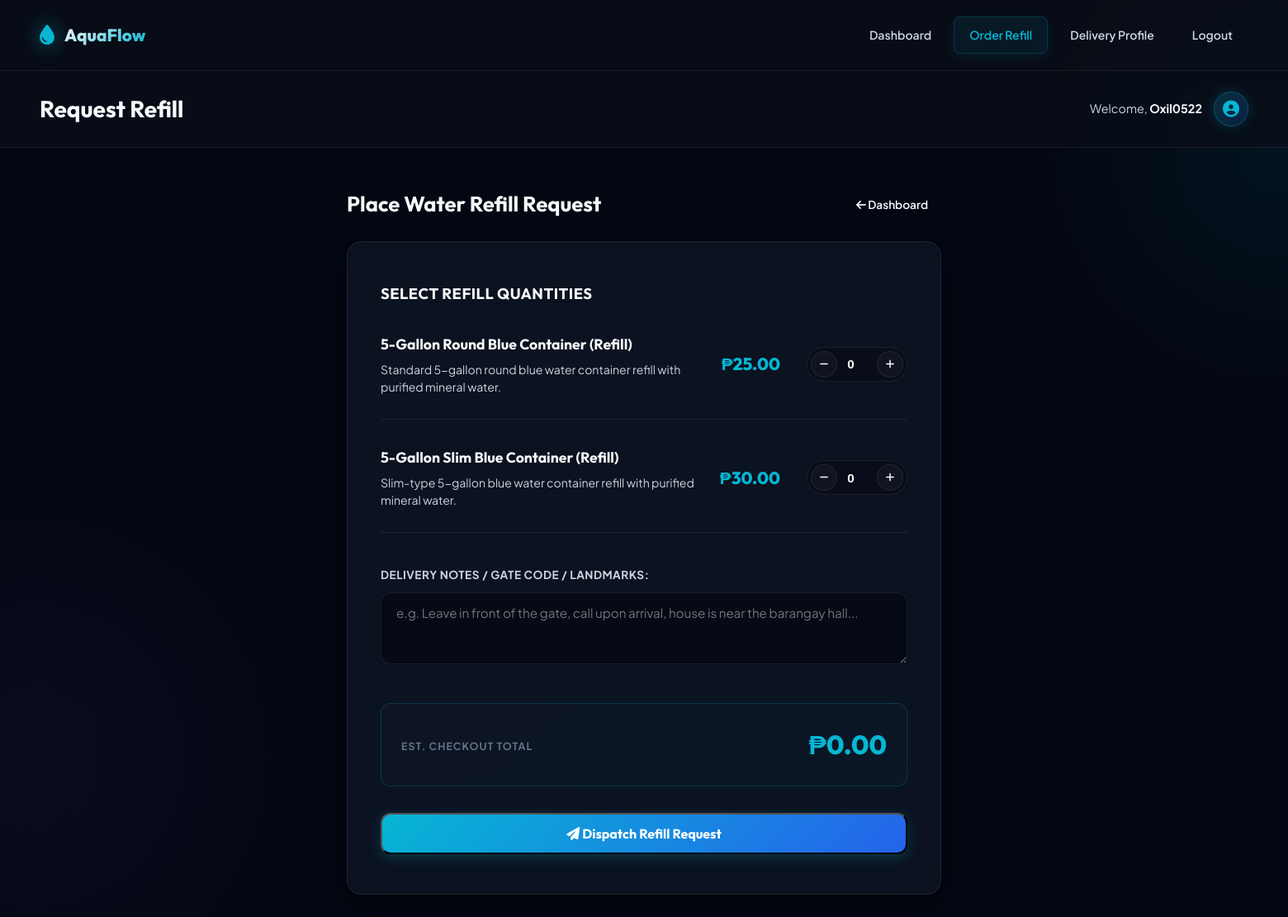
Screenshot of /customer/order (signed in) with the database file from the repository.
### app/models/user.py (models this page shows, shortened)
class User(UserMixin, db.Model):
    __tablename__ = 'users'
    id = db.Column(db.Integer, primary_key=True)
    username = db.Column(db.String(80), unique=True, nullable=False, index=True)
    email = db.Column(db.String(120), unique=True, nullable=False, index=True)
    password_hash = db.Column(db.String(255), nullable=False)
    role = db.Column(db.String(20), nullable=False, default='customer')  # 'admin' or 'customer'
    is_active_user = db.Column(db.Boolean, default=True)
    created_at = db.Column(db.DateTime, default=lambda: datetime.now(timezone.utc))
    customer_profile = db.relationship('Customer', backref='user', uselist=False, lazy=True)
    @property
    def is_admin(self):
        return self.role == 'admin'

### app/models/product.py (models this page shows, shortened)
class Product(db.Model):
    __tablename__ = 'products'
    id = db.Column(db.Integer, primary_key=True)
    name = db.Column(db.String(100), nullable=False)
    description = db.Column(db.Text, nullable=True)
    price = db.Column(db.Float, nullable=False)
    stock_quantity = db.Column(db.Integer, default=0)
    unit = db.Column(db.String(30), default='gallon')  # gallon, liter, bottle
    is_available = db.Column(db.Boolean, default=True)
    created_at = db.Column(db.DateTime, default=lambda: datetime.now(timezone.utc))
    order_items = db.relationship('OrderItem', backref='product', lazy=True)

### app/routes/customer.py (the view, shortened to what this page needs)
@customer_bp.route('/order', methods=['GET', 'POST'])
@login_required
def place_order():
    customer = current_user.customer_profile
    if not customer:
        flash('Customer profile not found.', 'error')
        return redirect(url_for('auth.logout'))
    products = Product.query.filter_by(is_available=True).all()
    return render_template('customer/order.html', products=products, customer=customer)

### app/models/user.py (called while the page is built)
@login_manager.user_loader
def load_user(user_id):
    return db.session.get(User, int(user_id))

### app/templates/customer/order.html (shortened to what this page needs)
{% extends 'base.html' %}
{% block page_title %}Request Refill{% endblock %}
{% block content %}
<div style="max-width: 720px; margin: 0 auto;">
    <div class="section-header">
        <h2 style="font-family:'Outfit', sans-serif; font-size:1.6rem; font-weight:700;">Place Water Refill Request</h2>
        <a href="{{ url_for('customer.dashboard') }}" class="btn btn-secondary" style="padding: 8px 16px; font-size: 0.85rem; font-weight:600;">
            <i class="fas fa-arrow-left"></i> Dashboard
        </a>
    </div>
    <div class="order-card">
        <form action="{{ url_for('customer.place_order') }}" method="POST" id="order-form">
            <h3 style="font-family:'Outfit', sans-serif; font-size: 1.15rem; font-weight:700; margin-bottom: 2rem; color: var(--text-primary); text-transform:uppercase; letter-spacing:0.5px;">Select Refill Quantities</h3>
            <div style="display:flex; flex-direction:column; gap: 2rem; margin-bottom: 2.5rem;">
                {% for product in products %}
                <div style="display:flex; justify-content:space-between; align-items:center; padding-bottom: 1.75rem; border-bottom: 1px solid var(--border-color);">
                    <div style="flex:1; padding-right:1.5rem;">
                        <h4 style="font-family:'Outfit', sans-serif; font-size: 1.1rem; color: var(--text-primary); margin-bottom: 6px; font-weight:700;">{{ product.name }}</h4>
                        <p style="font-size: 0.88rem; color: var(--text-secondary); line-height: 1.5;">{{ product.description }}</p>
                    </div>
                    <div style="display:flex; align-items:center; gap: 2rem; flex-shrink:0;">
                        <span style="font-family:'Outfit', sans-serif; font-size: 1.3rem; font-weight: 800; color: var(--accent-blue);">&#8369;{{ "%.2f"|format(product.price) }}</span>
                        <div style="display:flex; align-items:center; background: rgba(0, 0, 0, 0.2); border: 1px solid var(--border-color); border-radius: 30px; padding: 4px;">
                            <button type="button" class="qty-btn" onclick="adjustQty({{ product.id }}, -1)"><i class="fas fa-minus" style="font-size:0.75rem"></i></button>
                            <input type="number" name="qty_{{ product.id }}" id="qty-input-{{ product.id }}" value="0" min="0" max="99" style="width: 48px; text-align:center; background:none; color: var(--text-primary); border: none; font-size:0.95rem; font-weight:700; -moz-appearance: textfield; outline:none;" readonly>
                            <button type="button" class="qty-btn" onclick="adjustQty({{ product.id }}, 1)"><i class="fas fa-plus" style="font-size:0.75rem"></i></button>
                        </div>
                    </div>
                </div>
                {% endfor %}
            </div>
            <div style="margin-bottom: 2.5rem;">
                <label for="notes" style="display:block; font-size: 0.85rem; color: var(--text-secondary); font-weight:700; text-transform:uppercase; letter-spacing:0.5px; margin-bottom: 10px;">Delivery Notes / Gate Code / Landmarks:</label>
                <textarea name="notes" id="notes" rows="3" placeholder="e.g. Leave in front of the gate, call upon arrival, house is near the barangay hall..." style="width:100%; min-height:85px;"></textarea>
            </div>
            <div class="total-box">
                <div>
                    <span style="font-size:0.78rem; color:var(--text-muted); text-transform:uppercase; letter-spacing:1px; font-weight:700;">Est. Checkout Total</span>
                </div>
                <div>
                    <span id="order-total" style="font-family:'Outfit', sans-serif; font-size: 2rem; font-weight: 800; color: var(--accent-blue);">&#8369;0.00</span>
                </div>
            </div>
            <button type="submit" class="btn btn-submit-refill" {% if not customer.address or not customer.phone %}disabled style="opacity: 0.4; cursor: not-allowed; box-shadow:none;"{% endif %}>
                <i class="fas fa-paper-plane"></i> Dispatch Refill Request
            </button>
        </form>
    </div>
</div>
{% endblock %}

### app/templates/base.html (shortened to what this page needs)
<!DOCTYPE html>
<html lang="en">
<head>
    <link rel="stylesheet" href="https://cdnjs.cloudflare.com/ajax/libs/font-awesome/6.5.1/css/all.min.css">
    <link rel="stylesheet" href="{{ url_for('static', filename='css/style.css') }}">
</head>
<body class="{% if current_user.is_authenticated and current_user.is_admin %}has-sidebar{% endif %}">
    {% if current_user.is_authenticated and current_user.is_admin %}
    <aside class="sidebar" id="sidebar">
        <div class="sidebar-header">
            <div class="brand">
                <i class="fas fa-tint"></i>
                <span>AquaFlow</span>
            </div>
        </div>
        <nav class="sidebar-nav">
            <a href="{{ url_for('admin.dashboard') }}" class="nav-item {% if request.endpoint == 'admin.dashboard' %}active{% endif %}">
                <i class="fas fa-th-large"></i>
                <span>Dashboard</span>
            </a>
            <a href="#" class="nav-item">
                <i class="fas fa-shopping-cart"></i>
                <span>Orders</span>
            </a>
            <a href="#" class="nav-item">
                <i class="fas fa-users"></i>
                <span>Customers</span>
            </a>
            <a href="#" class="nav-item">
                <i class="fas fa-truck"></i>
                <span>Deliveries</span>
            </a>
            <a href="#" class="nav-item">
                <i class="fas fa-chart-line"></i>
                <span>Revenue</span>
            </a>
        </nav>
        <div class="sidebar-footer">
            <a href="{{ url_for('auth.logout') }}" class="nav-item logout">
                <i class="fas fa-sign-out-alt"></i>
                <span>Logout</span>
            </a>
        </div>
    </aside>
    {% elif current_user.is_authenticated %}
    <nav class="top-navbar">
        <div class="brand">
            <i class="fas fa-tint"></i>
            <span>AquaFlow</span>
        </div>
        <div class="nav-links">
            <a href="{{ url_for('customer.dashboard') }}" class="nav-item {% if request.endpoint == 'customer.dashboard' %}active{% endif %}">Dashboard</a>
            <a href="{{ url_for('customer.place_order') }}" class="nav-item {% if request.endpoint == 'customer.place_order' %}active{% endif %}">Order Refill</a>
            <a href="{{ url_for('customer.profile') }}" class="nav-item {% if request.endpoint == 'customer.profile' %}active{% endif %}">Delivery Profile</a>
            <a href="{{ url_for('auth.logout') }}" class="nav-item logout">Logout</a>
        </div>
    </nav>
    {% endif %}
    <main class="main-content">
        {% if current_user.is_authenticated %}
        <div class="topbar">
            <h1 class="page-title">{% block page_title %}Dashboard{% endblock %}</h1>
            <div class="user-info">
                <span class="greeting">Welcome, <strong>{{ current_user.username }}</strong></span>
                <div class="avatar">
                    <i class="fas fa-user-circle"></i>
                </div>
            </div>
        </div>
        {% endif %}
        <div class="content">
            {% block content %}{% endblock %}
        </div>
    </main>
</body>
</html>

### app/templates/customer/order.html (style rules this page uses)
.order-card { background: var(--bg-card); backdrop-filter: blur(16px); -webkit-backdrop-filter: blur(16px); border: 1px solid var(--border-color); border-radius: var(--radius-lg); padding: 3rem 2.5rem; box-shadow: var(--shadow-lg); position: relative; }
.qty-btn { width: 32px; height: 32px; border-radius: 50%; background: rgba(255, 255, 255, 0.03); color: var(--text-primary); border: 1px solid var(--border-color); font-size: 1.1rem; font-weight: 700; cursor: pointer; display: flex; align-items: center; justify-content: center; transition: var(--transition); }
.total-box { background: linear-gradient(135deg, rgba(255,255,255,0.01) 0%, rgba(6, 182, 212, 0.03) 100%); border: 1px solid rgba(6, 182, 212, 0.2); box-shadow: 0 0 20px rgba(6, 182, 212, 0.05); border-radius: var(--radius-md); padding: 1.5rem; display: flex; justify-content: space-between; align-items: center; margin-bottom: 2rem; transition: var(--transition); }
.btn-submit-refill { background: linear-gradient(135deg, var(--accent-blue) 0%, var(--accent-blue-dark) 100%); color: white; font-weight: 700; font-family: 'Outfit', sans-serif; box-shadow: 0 4px 15px rgba(6, 182, 212, 0.25); width: 100%; height: 50px; font-size: 1rem; border-radius: var(--radius-md); }

### rows the page displays
User: username "Oxil0522"
Product: name "5-Gallon Round Blue Container (Refill)", description "Standard 5-gallon round blue water container refill with purified mineral water.", price "25.00"
Product: name "5-Gallon Slim Blue Container (Refill)", description "Slim-type 5-gallon blue water container refill with purified mineral water.", price "30.00"
